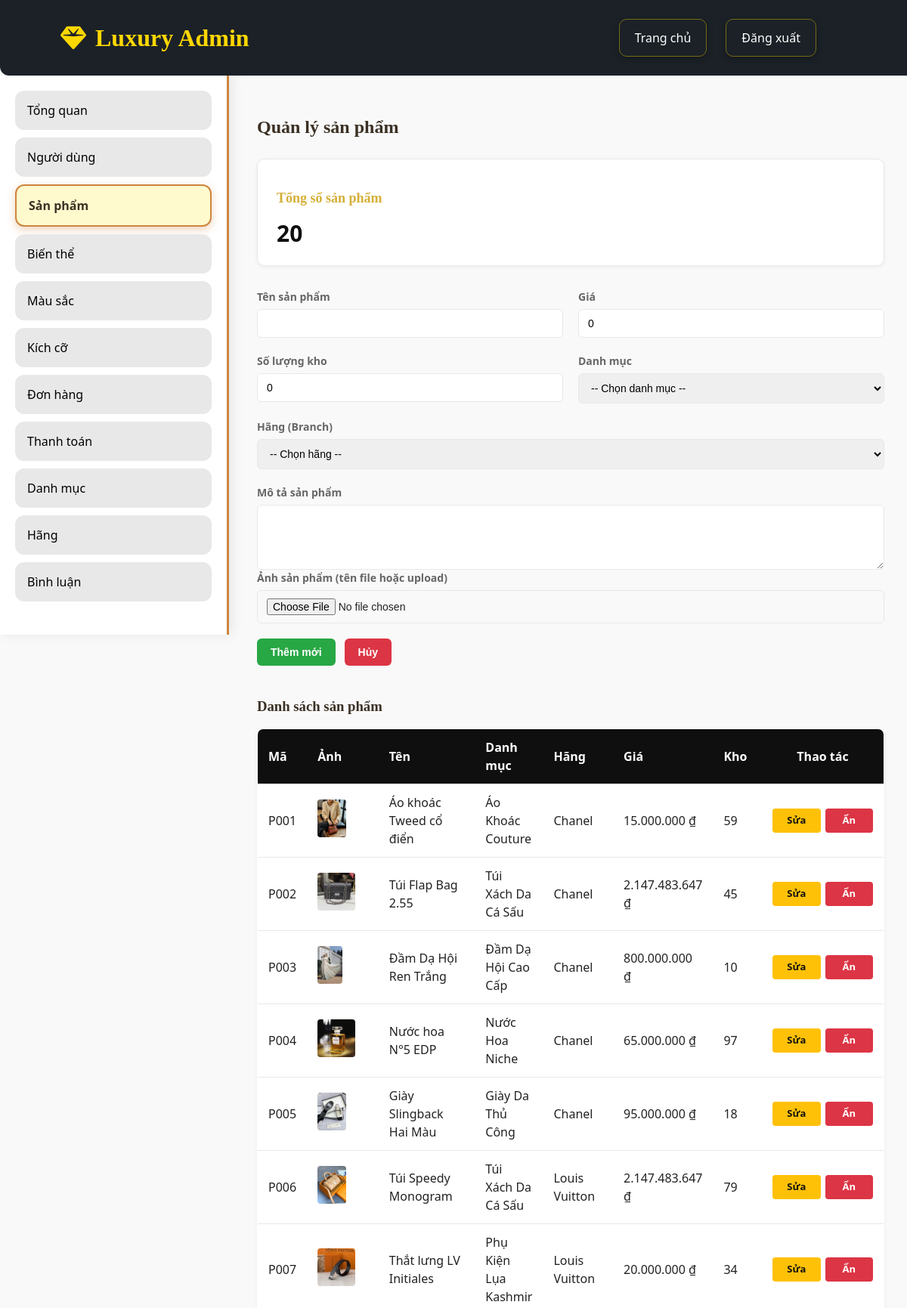
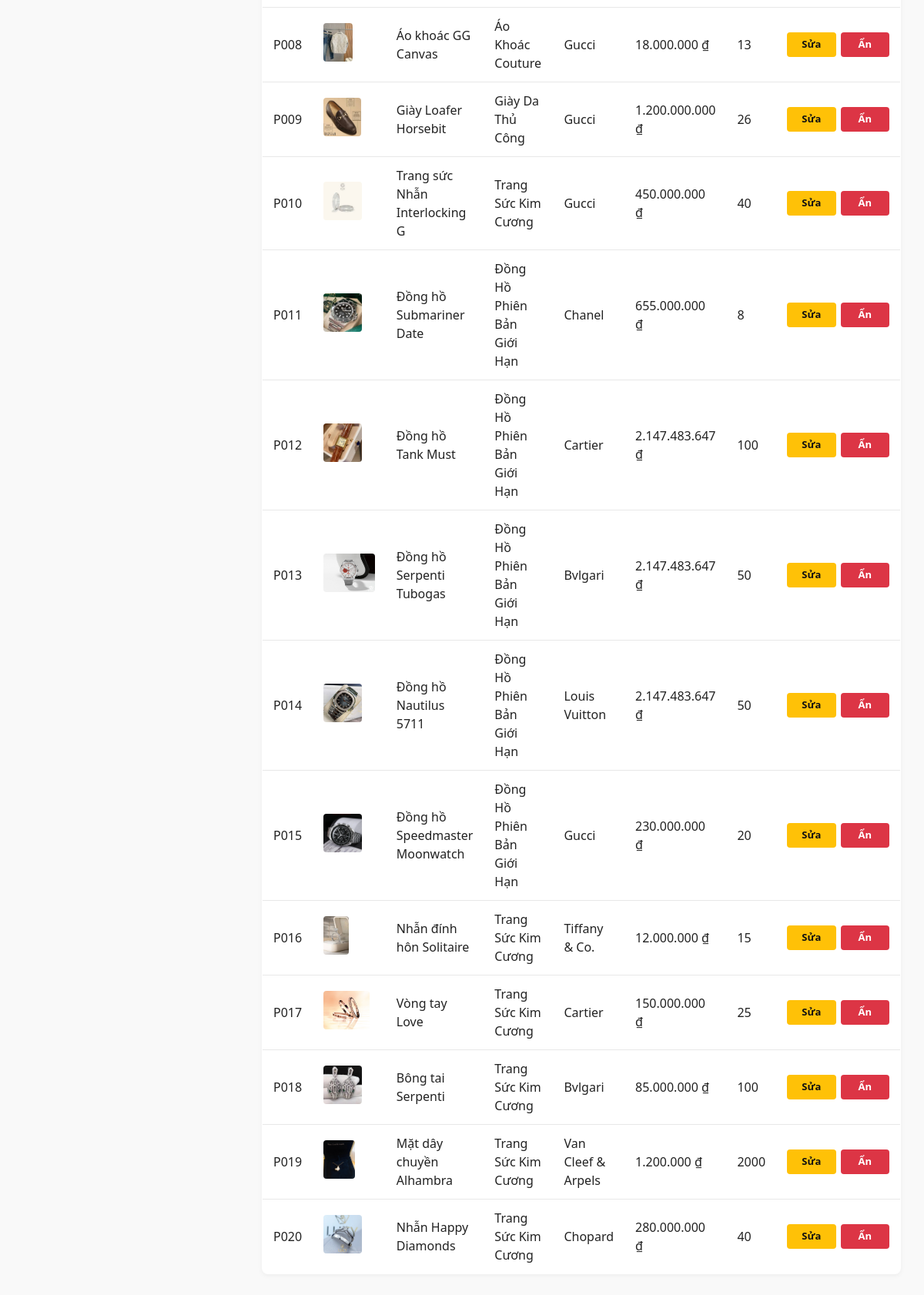
Screenshot of /admin/products (signed in) with the database file from the repository (2 pictures, top to bottom).
### tables this page shows
CREATE TABLE `products` (
  `Product_Id` varchar(15) NOT NULL,
  `Name` varchar(255) NOT NULL,
  `Description` varchar(255) DEFAULT NULL,
  `Price` int(11) NOT NULL,
  `Image` text DEFAULT NULL,
  `Category_Id` varchar(50) NOT NULL,
  `Branch_Id` varchar(50) NOT NULL,
  `Create_at` date NOT NULL,
  `Product_View` int(11) DEFAULT NULL,
  `Quantity` int(11) DEFAULT NULL
);

CREATE TABLE `catogory` (
  `Category_Id` varchar(50) NOT NULL,
  `Name` text NOT NULL,
  `Description` text NOT NULL
);

CREATE TABLE `branch` (
  `Branch_Id` varchar(50) NOT NULL,
  `Name` varchar(50) NOT NULL
);

### src/Core/Controller.php (called while the page is built, shortened)
<?php
class Controller {
    public function renderView($view, $data = []) {
        extract($data);
        $viewFile = ROOT_PATH . '/src/Views/' . $view . '.php';
        require_once $viewFile;
    }
}
?>

### src/Controllers/ProductController.php (called while the page is built, shortened)
<?php
class ProductController extends Controller
{
    public function adminProducts()
    {
        $productModel = new Product();
        $categoryModel = new Category();
        $branchModel = new \Models\Branch();
        $products = $productModel->getAllWithCategory();
        $categories = $categoryModel->getAll();
        $branches = $branchModel->getAll();
        $data = [
            'title' => 'Quản lý sản phẩm',
            'products' => $products,
            'categories' => $categories,
            'branches' => $branches,
            'totalProducts' => count($products),
            'editing' => false
        ];
        $this->renderView('admin/product', $data);
    }
}
?>

### src/Controllers/AdminController.php (called while the page is built, shortened)
<?php
class AdminController extends Controller {
    public function products() {
        $pc = new ProductController();
        return $pc->adminProducts();
    }
}
?>

### src/Core/App.php (called while the page is built, shortened)
<?php
class App {
    protected $method = 'index';
    public function __construct() {
        $url = $this->parseUrl();
        if (isset($url[0]) && !empty($url[0])) {
            $routeMap = [
                'login' => 'AuthController',
                'register' => 'AuthController',
                'logout' => 'AuthController'
            ];
            if (isset($routeMap[$url[0]])) {
                $this->controller = $routeMap[$url[0]];
                $route = $url[0];
                unset($url[0]);
                $url = array_values($url);
                if (empty($url[0])) {
                    if ($route === 'login') {
                        $this->method = 'index';
                    } elseif ($route === 'register') {
                        $this->method = 'register';
                    } elseif ($route === 'logout') {
                        $this->method = 'logout';
                    }
                }
            } else {
                $controllerName = ucfirst(strtolower($url[0])) . 'Controller';
                $controllerFile = ROOT_PATH . '/src/Controllers/' . $controllerName . '.php';
                if (file_exists($controllerFile)) {
                    unset($url[0]);
                    $url = array_values($url);
                }
            }
        }
        $controllerInstance = new $fullControllerName;
        if (isset($url[0]) && !empty($url[0])) {
            $methodName = $url[0];
            if (method_exists($controllerInstance, $methodName)) {
                $this->method = $methodName;
                unset($url[0]);
                $url = array_values($url);
            }
        }
        $this->params = $url ? array_values($url) : [];
        call_user_func_array([$controllerInstance, $this->method], $this->params);
    }
    public function parseUrl() {
        if (isset($_GET['url'])) {
            $url = filter_var(rtrim($_GET['url'], '/'), FILTER_SANITIZE_URL);
            $url = explode('/', $url);
            $url = array_filter($url, function($value) {
                return !empty($value);
            });
            return array_values($url);
        }
        return [];
    }
}
?>

### index.php (called while the page is built, shortened)
<?php
require_once 'app.php';
try {
    $app = new \Core\App();
} catch (\Exception $e) {
    die("Lỗi: " . $e->getMessage() . "<br>File: " . $e->getFile() . "<br>Line: " . $e->getLine());
}
?>

### app.php (called while the page is built, shortened)
<?php
spl_autoload_register(function ($className) {
    $className = str_replace('\\', '/', $className);
    $file = ROOT_PATH . '/src/' . $className . '.php';
});
?>

### src/Core/Model.php (called while the page is built, shortened)
<?php
class Model {
    protected $db;
    public function __construct() {
        $this->db = $this->getConnection();
    }
    protected function getConnection() {
        require ROOT_PATH . '/src/Config/connection.php';
        return $conn;
    }
    public function query($sql, $params = []) {
        try {
            $stmt = $this->db->prepare($sql);
            $stmt->execute($params);
            $results = $stmt->fetchAll(\PDO::FETCH_ASSOC);
            return $results !== false ? $results : [];
        } catch (\PDOException $e) {
            error_log("SQL Query Error: " . $e->getMessage());
            error_log("SQL: " . $sql);
            error_log("Params: " . print_r($params, true));
            throw $e;
        }
    }
}
?>

### src/Models/Product.php (called while the page is built, shortened)
<?php
class Product extends Model
{
    protected $table = 'products';
    public function getAllWithCategory()
    {
        try {
            $sql = "SELECT p.*,
                           c.Name as category_name,
                           b.Name as branch_name,
                           p.Product_Id as id,
                           p.Name as name,
                           p.Description as description,
                           p.Price as price,
                           p.Quantity as quantity,
                           p.Image as image,
                           p.Category_Id as category_id,
                           p.Branch_Id as branch_id,
                           p.Create_at as created_at,
                           p.Product_View as product_view
                    FROM {$this->table} p
                    LEFT JOIN catogory c ON p.Category_Id = c.Category_Id
                    LEFT JOIN branch b ON p.Branch_Id = b.Branch_Id
                    ORDER BY p.Create_at DESC";
            $results = $this->query($sql);
            return $results;
        } catch (\PDOException $e) {
            error_log("SQL Error in getAllWithCategory: " . $e->getMessage());
            error_log("SQL: " . $sql);
            return [];
        } catch (\Exception $e) {
            error_log("Error in getAllWithCategory: " . $e->getMessage());
            return [];
        }
    }
}
?>

### src/Views/admin/product.php (the view, shortened to what this page needs)
<!DOCTYPE html>
<html lang="vi">
<body>
  <div class="admin-container">
    <?php include __DIR__ . '/aside.php'; ?>
    <main class="admin-content">
      <section class="admin-section active">
        <h2>Quản lý sản phẩm</h2>
        <div class="dashboard-stats">
          <div class="stat-card">
            <h3>Tổng số sản phẩm</h3>
            <div class="stat-number"><?php echo isset($totalProducts) ? (int)$totalProducts : 0; ?></div>
          </div>
        </div>
        <form action="<?php echo ROOT_URL; ?>admin/saveProduct" method="POST" enctype="multipart/form-data">
          <div class="form-row">
            <div class="form-group">
              <label>Tên sản phẩm</label>
              <input type="text" name="name" required value="<?php echo isset($product['name']) ? htmlspecialchars($product['name']) : ''; ?>">
            </div>
            <div class="form-group">
              <label>Giá</label>
              <input type="number" name="price" required min="0" value="<?php echo isset($product['price']) ? (int)$product['price'] : 0; ?>">
            </div>
          </div>
          <div class="form-row">
            <div class="form-group">
              <label>Số lượng kho</label>
              <input type="number" name="quantity" min="0" value="<?php echo isset($product['quantity']) ? (int)$product['quantity'] : 0; ?>">
            </div>
            <div class="form-group">
              <label>Danh mục</label>
              <select name="category_id" required>
                <option value="">-- Chọn danh mục --</option>
              </select>
            </div>
          </div>
          <div class="form-row">
            <div class="form-group">
              <label>Hãng (Branch)</label>
              <select name="branch_id" required>
                <option value="">-- Chọn hãng --</option>
              </select>
            </div>
          </div>
          <div class="form-group">
            <label>Mô tả sản phẩm</label>
            <textarea name="description" rows="4"><?php echo isset($product['description']) ? htmlspecialchars($product['description']) : ''; ?></textarea>
          </div>
          <div class="form-group">
            <label>Ảnh sản phẩm (tên file hoặc upload)</label>
            <input type="file" name="image">
          </div>
          <div class="form-actions">
            <button type="submit" class="btn btn-success"><?php echo (isset($editing) && $editing) ? 'Cập nhật' : 'Thêm mới'; ?></button>
            <button type="reset" class="btn btn-cancel">Hủy</button>
          </div>
        </form>
        <?php if (!empty($products)): ?>
          <h3 style="margin-top:40px;margin-bottom:15px;">Danh sách sản phẩm</h3>
          <table>
            <thead>
              <tr>
                <th>Mã</th>
                <th>Ảnh</th>
                <th>Tên</th>
                <th>Danh mục</th>
                <th>Hãng</th>
                <th>Giá</th>
                <th>Kho</th>
                <th class="col-action">Thao tác</th>
              </tr>
            </thead>
            <tbody>
              <?php foreach ($products as $p): ?>
                <tr>
                  <td><?php echo htmlspecialchars($p['id']); ?></td>
                  <td>
                    <?php if (!empty($p['image'])): ?>
                      <img src="<?php echo ROOT_URL; ?>public/images/<?php echo htmlspecialchars($p['image']); ?>" alt="" style="height:50px;border-radius:4px;">
                    <?php endif; ?>
                  </td>
                  <td><?php echo htmlspecialchars($p['name']); ?></td>
                  <td><?php echo !empty($p['category_name']) ? htmlspecialchars($p['category_name']) : ''; ?></td>
                  <td><?php echo !empty($p['branch_name']) ? htmlspecialchars($p['branch_name']) : ''; ?></td>
                  <td><?php echo number_format($p['price'], 0, ',', '.'); ?> ₫</td>
                  <td><?php echo (int)$p['quantity']; ?></td>
                  <td class="col-action">
                    <div class="action-grid">
                      <a class="btn btn-warning btn-small" href="<?php echo ROOT_URL; ?>admin/editProduct/<?php echo $p['id']; ?>">Sửa</a>
                      <a class="btn btn-danger btn-small" href="<?php echo ROOT_URL; ?>admin/deleteProduct/<?php echo $p['id']; ?>" onclick="return confirm('Ẩn sản phẩm này?');">Ẩn</a>
                    </div>
                  </td>
                </tr>
              <?php endforeach; ?>
            </tbody>
          </table>
        <?php else: ?>
          <p>Chưa có sản phẩm nào.</p>
        <?php endif; ?>
      </section>
    </main>
  </div>
</body>
</html>

### src/Views/admin/head.php (style rules this page uses)
html, body { margin: 0; padding: 0; font-family: 'Inter', Helvetica, Arial, sans-serif; background: #f8f9fa; color: #333; line-height: 1.6; }
h1,h2,h3,h4,h5,h6 { font-family: 'Playfair Display', serif; color: #3b3024; }
a { text-decoration: none; color: inherit; }
main.admin-content { margin-top: 100px; margin-left: calc(260px + 50px); width: calc(100% - 260px - 50px); padding: 30px; box-sizing: border-box; }

### src/Views/admin/product.php (style rules this page uses)
:root { --black: #0f0f10; --white: #ffffff; --text: #222; --muted: #666; --gold: #d4af37; --border: #e8e8e8; --bg: #f9f9f9; --success: #28a745; --danger: #dc3545; --warning: #ffc107; }
body { font-family: system-ui, -apple-system, Segoe UI, Roboto, Arial; background: var(--bg); color: var(--text); margin: 0; line-height: 1.5; }
.admin-container { display: flex; flex-direction: column; min-height: 100vh; }
.admin-content { max-width: 1200px; margin: 32px auto; padding: 0 20px; }
.admin-section h2 { font-size: 24px; font-weight: 700; margin-bottom: 24px; }
.dashboard-stats { display: flex; gap: 20px; margin-bottom: 30px; }
.stat-card { background: #fff; border: 1px solid var(--border); border-radius: 10px; padding: 20px 25px; box-shadow: 0 2px 6px rgba(0,0,0,0.05); flex: 1; }
.stat-card h3 { font-size: 18px; color: var(--gold); margin-bottom: 10px; }
.stat-number { font-size: 30px; font-weight: 700; color: var(--black); }
.form-row { display: flex; gap: 20px; margin-bottom: 20px; }
.form-group { flex: 1; display: flex; flex-direction: column; }
.form-group label { font-size: 14px; font-weight: 600; margin-bottom: 6px; color: var(--muted); }
.form-group input, .form-group select, .form-group textarea { padding: 10px 12px; border: 1px solid var(--border); border-radius: 6px; font-size: 14px; transition: border-color 0.2s ease; }
.form-actions { margin-top: 20px; display: flex; gap: 12px; }
.btn { padding: 10px 18px; border-radius: 6px; font-size: 14px; font-weight: 600; cursor: pointer; border: none; transition: all 0.2s ease; text-decoration: none; display: inline-block; }
.btn-success { background: var(--success); color: #fff; }
.btn-cancel { background: var(--danger); color: #fff; }
.btn-warning { background: var(--warning); color: #111; }
.btn-danger { background: var(--danger); color: #fff; }
.btn-small { padding: 6px 10px; font-size: 13px; border-radius: 4px; }
table { width: 100%; border-collapse: collapse; background: #fff; border: 1px solid var(--border); border-radius: 8px; overflow: hidden; box-shadow: 0 2px 6px rgba(0,0,0,0.05); }
table th, table td { padding: 12px 14px; text-align: left; border-bottom: 1px solid var(--border); }
table th { background: var(--black); color: #fff; font-weight: 600; }
.col-action { width: 140px; text-align: center; }
.col-action .action-grid { display: grid; grid-template-columns: 1fr 1fr; gap: 6px; }
.col-action .action-grid .btn { width: 100%; padding: 6px 0; display: inline-block; }

### rows the page displays
products: Product_Id "P001", Image (picture), Name "Áo khoác Tweed cổ điển", Category_Id.Name "Áo Khoác Couture", Branch_Id.Name "Chanel", Price "15.000.000", Quantity "59"
products: Product_Id "P002", Image (picture), Name "Túi Flap Bag 2.55", Category_Id.Name "Túi Xách Da Cá Sấu", Branch_Id.Name "Chanel", Price "2.147.483.647", Quantity "45"
products: Product_Id "P003", Image (picture), Name "Đầm Dạ Hội Ren Trắng", Category_Id.Name "Đầm Dạ Hội Cao Cấp", Branch_Id.Name "Chanel", Price "800.000.000", Quantity "10"
products: Product_Id "P004", Image (picture), Name "Nước hoa N°5 EDP", Category_Id.Name "Nước Hoa Niche", Branch_Id.Name "Chanel", Price "65.000.000", Quantity "97"
products: Product_Id "P005", Image (picture), Name "Giày Slingback Hai Màu", Category_Id.Name "Giày Da Thủ Công", Branch_Id.Name "Chanel", Price "95.000.000", Quantity "18"
products: Product_Id "P006", Image (picture), Name "Túi Speedy Monogram", Category_Id.Name "Túi Xách Da Cá Sấu", Branch_Id.Name "Louis Vuitton", Price "2.147.483.647", Quantity "79"
products: Product_Id "P007", Image (picture), Name "Thắt lưng LV Initiales", Category_Id.Name "Phụ Kiện Lụa Kashmir", Branch_Id.Name "Louis Vuitton", Price "20.000.000", Quantity "34"
products: Product_Id "P008", Image (picture), Name "Áo khoác GG Canvas", Category_Id.Name "Áo Khoác Couture", Branch_Id.Name "Gucci", Price "18.000.000", Quantity "13"
products: Product_Id "P009", Image (picture), Name "Giày Loafer Horsebit", Category_Id.Name "Giày Da Thủ Công", Branch_Id.Name "Gucci", Price "1.200.000.000", Quantity "26"
products: Product_Id "P010", Image (picture), Name "Trang sức Nhẫn Interlocking G", Category_Id.Name "Trang Sức Kim Cương", Branch_Id.Name "Gucci", Price "450.000.000", Quantity "40"
products: Product_Id "P011", Image (picture), Name "Đồng hồ Submariner Date", Category_Id.Name "Đồng Hồ Phiên Bản Giới Hạn", Branch_Id.Name "Chanel", Price "655.000.000", Quantity "8"
products: Product_Id "P012", Image (picture), Name "Đồng hồ Tank Must", Category_Id.Name "Đồng Hồ Phiên Bản Giới Hạn", Branch_Id.Name "Cartier", Price "2.147.483.647", Quantity "100"
products: Product_Id "P013", Image (picture), Name "Đồng hồ Serpenti Tubogas", Category_Id.Name "Đồng Hồ Phiên Bản Giới Hạn", Branch_Id.Name "Bvlgari", Price "2.147.483.647", Quantity "50"
products: Product_Id "P014", Image (picture), Name "Đồng hồ Nautilus 5711", Category_Id.Name "Đồng Hồ Phiên Bản Giới Hạn", Branch_Id.Name "Louis Vuitton", Price "2.147.483.647", Quantity "50"
products: Product_Id "P015", Image (picture), Name "Đồng hồ Speedmaster Moonwatch", Category_Id.Name "Đồng Hồ Phiên Bản Giới Hạn", Branch_Id.Name "Gucci", Price "230.000.000", Quantity "20"
products: Product_Id "P016", Image (picture), Name "Nhẫn đính hôn Solitaire", Category_Id.Name "Trang Sức Kim Cương", Branch_Id.Name "Tiffany & Co.", Price "12.000.000", Quantity "15"
products: Product_Id "P017", Image (picture), Name "Vòng tay Love", Category_Id.Name "Trang Sức Kim Cương", Branch_Id.Name "Cartier", Price "150.000.000", Quantity "25"
products: Product_Id "P018", Image (picture), Name "Bông tai Serpenti", Category_Id.Name "Trang Sức Kim Cương", Branch_Id.Name "Bvlgari", Price "85.000.000", Quantity "100"
products: Product_Id "P019", Image (picture), Name "Mặt dây chuyền Alhambra", Category_Id.Name "Trang Sức Kim Cương", Branch_Id.Name "Van Cleef & Arpels", Price "1.200.000", Quantity "2000"
products: Product_Id "P020", Image (picture), Name "Nhẫn Happy Diamonds", Category_Id.Name "Trang Sức Kim Cương", Branch_Id.Name "Chopard", Price "280.000.000", Quantity "40"

### other values shown
$label "Tổng quan"
$label "Người dùng"
$label "Sản phẩm"
$label "Biến thể"
$label "Màu sắc"
$label "Kích cỡ"
$label "Đơn hàng"
$label "Thanh toán"
$label "Danh mục"
$label "Hãng"
$label "Bình luận"
$totalProducts "20"
